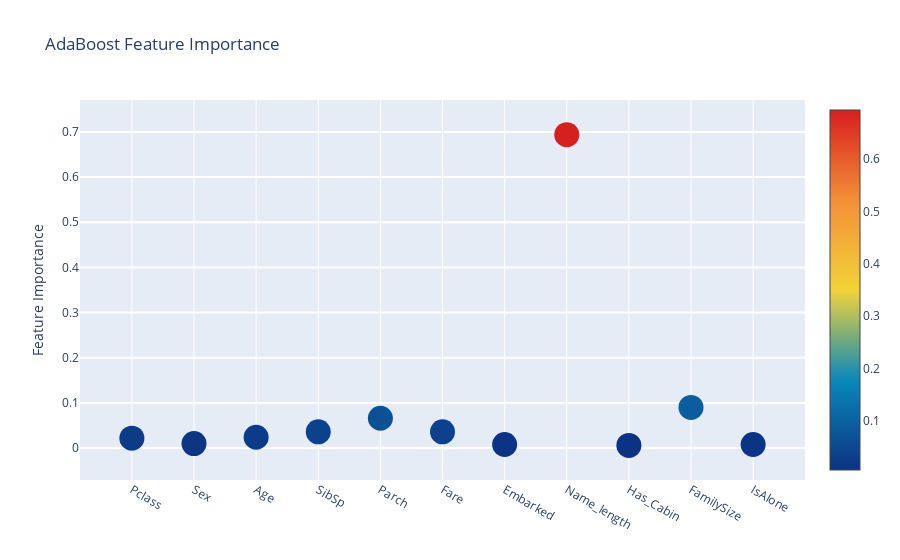

Here is the notebook cell this chart was saved with:
### Code cell
# Scatter plot 
trace = go.Scatter(
    y = feature_dataframe['AdaBoost feature importances'].values,
    x = feature_dataframe['features'].values,
    mode='markers',
    marker=dict(
        sizemode = 'diameter',
        sizeref = 1,
        size = 25,
#       size= feature_dataframe['AdaBoost feature importances'].values,
        #color = np.random.randn(500), #set color equal to a variable
        color = feature_dataframe['AdaBoost feature importances'].values,
        colorscale='Portland',
        showscale=True
    ),
    text = feature_dataframe['features'].values
)
data = [trace]

layout= go.Layout(
    autosize= True,
    title= 'AdaBoost Feature Importance',
    hovermode= 'closest',
#     xaxis= dict(
#         title= 'Pop',
#         ticklen= 5,
#         zeroline= False,
#         gridwidth= 2,
#     ),
    yaxis=dict(
        title= 'Feature Importance',
        ticklen= 5,
        gridwidth= 2
    ),
    showlegend= False
)
fig = go.Figure(data=data, layout=layout)
py.iplot(fig,filename='scatter2010')

### Figure 1 — Plotly figure (JSON) as saved in the notebook; plotly's stock layout.template omitted (floating-point values rounded to 4 significant figures)
{"data": [{"marker": {"color": [0.022, 0.01, 0.024, 0.036, 0.066, 0.036, 0.008, 0.694, 0.006, 0.09, 0.008], "colorscale": [[0, "rgb(12,51,131)"], [0.25, "rgb(10,136,186)"], [0.5, "rgb(242,211,56)"], [0.75, "rgb(242,143,56)"], [1, "rgb(217,30,30)"]], "showscale": true, "size": 25, "sizemode": "diameter", "sizeref": 1}, "mode": "markers", "text": ["Pclass", "Sex", "Age", "SibSp", "Parch", "Fare", "Embarked", "Name_length", "Has_Cabin", "FamilySize", "IsAlone"], "type": "scatter", "x": ["Pclass", "Sex", "Age", "SibSp", "Parch", "Fare", "Embarked", "Name_length", "Has_Cabin", "FamilySize", "IsAlone"], "y": [0.022, 0.01, 0.024, 0.036, 0.066, 0.036, 0.008, 0.694, 0.006, 0.09, 0.008]}], "layout": {"autosize": true, "hovermode": "closest", "showlegend": false, "title": {"text": "AdaBoost Feature Importance"}, "yaxis": {"gridwidth": 2, "ticklen": 5, "title": {"text": "Feature Importance"}}}}
